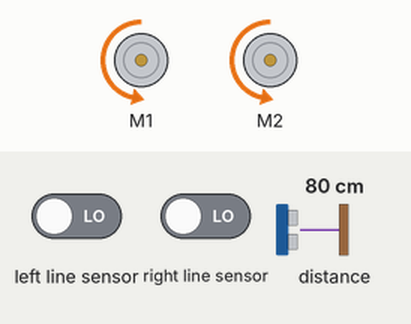
Simulated run of this program. Board: BBC micro:bit (MakeCode). Shown: 2 × DC motor (green arrow = forward, orange = backward, longer = faster). Inputs (shaded band) come from the test bench; at power-on: left line sensor LOW, right line sensor LOW, distance to the obstacle 80 cm.

Above: at 5.0 s.
5.1 s: left line sensor driven HIGH
At 5.4 s:
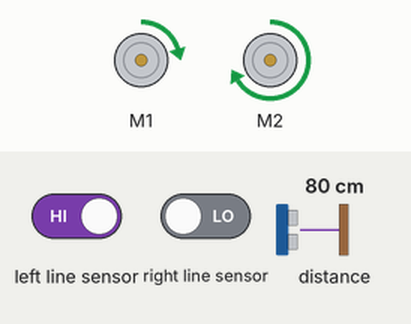
6.6 s: right line sensor driven HIGH
At 7.7 s:
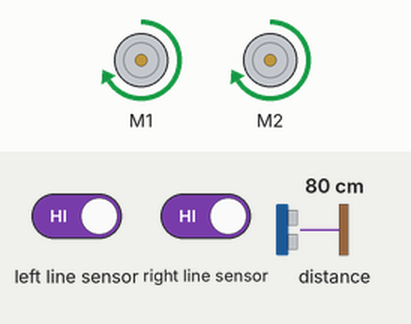
8.1 s: left line sensor driven LOW
At 8.8 s:
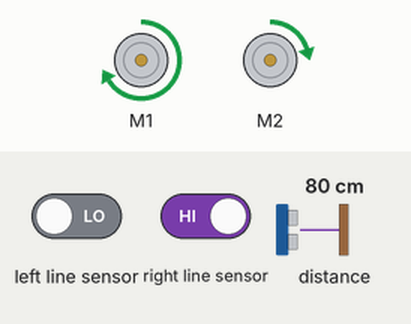
9.6 s: right line sensor driven LOW
At 10.4 s:
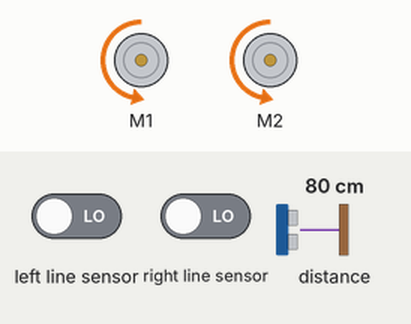
11.1 s: distance to the obstacle set to 9 cm
12.6 s: distance to the obstacle set to 6 cm
At 13.4 s:
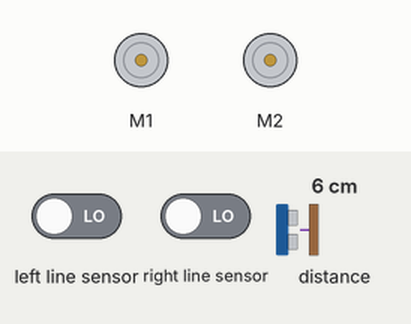
Timing chart, 0 to 15.1 s (numbered marks = the images above; inputs shaded):
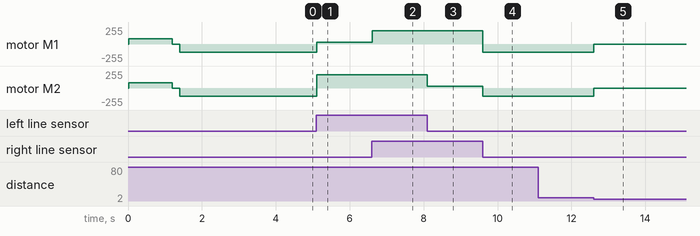

The program:

main.ts
```typescript
function doStart () {
    while (stop) {
        if (maqueen.Ultrasonic(PingUnit.Centimeters) < 8) {
            maqueen.motorStop(maqueen.Motors.All)
        } else {
            if (maqueen.readPatrol(maqueen.Patrol.PatrolLeft) == 0 && maqueen.readPatrol(maqueen.Patrol.PatrolRight) == 1) {
                右轉()
            } else if (maqueen.readPatrol(maqueen.Patrol.PatrolLeft) == 1 && maqueen.readPatrol(maqueen.Patrol.PatrolRight) == 0) {
                左轉()
            } else if (maqueen.readPatrol(maqueen.Patrol.PatrolLeft) == 0 && maqueen.readPatrol(maqueen.Patrol.PatrolRight) == 0) {
                後退()
            } else {
                前進()
            }
        }
    }
}
function 左轉 () {
    maqueen.motorRun(maqueen.Motors.M1, maqueen.Dir.CW, 25)
    maqueen.motorRun(maqueen.Motors.M2, maqueen.Dir.CW, 200)
}
function 右轉 () {
    maqueen.motorRun(maqueen.Motors.M1, maqueen.Dir.CW, 200)
    maqueen.motorRun(maqueen.Motors.M2, maqueen.Dir.CW, 25)
}
function 後退 () {
    maqueen.motorRun(maqueen.Motors.All, maqueen.Dir.CCW, 125)
}
function 停車 () {
    maqueen.motorStop(maqueen.Motors.All)
}
function 前進 () {
    maqueen.motorRun(maqueen.Motors.All, maqueen.Dir.CW, 200)
}
let stop = false
stop = false
maqueen.motorRun(maqueen.Motors.All, maqueen.Dir.CW, 80)
basic.pause(1200)
stop = true
maqueen.motorStop(maqueen.Motors.All)
basic.pause(200)
doStart()
basic.forever(function () {

})
```

test.ts
```typescript
// 在這裡測試；當此封包作為擴充功能時，將不會編譯此內容。
```

Measured:
- the behaviour switches between 8 and 7 cm on distance to the obstacle (found by bisection; images 4 and 5)
- after the input at 5.1 s, motor M1: backward 125/255 → forward 25/255 at once; motor M2: backward 125/255 → forward 200/255 at once
- after the input at 6.6 s, motor M1: forward 25/255 → forward 200/255 at once
- after the input at 8.1 s, motor M2: forward 200/255 → forward 25/255 at once
- after the input at 9.6 s, motor M1: forward 200/255 → backward 125/255 at once; motor M2: forward 25/255 → backward 125/255 at once
- after the input at 11.1 s, every drawn part: stays the same
- after the input at 12.6 s, motor M1, motor M2: backward 125/255 → stopped at once
